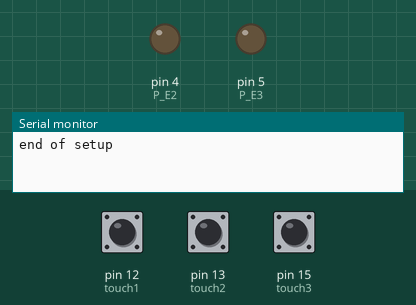
This sketch was run on a simulated Arduino Uno, built with avr-gcc and run on an emulated ATmega328P. On the bench: output pins drawn as LEDs (lit = HIGH), the last lines printed to the serial monitor. The test bench sets the inputs (shaded band); at power-on: pin 13 (touch2) LOW, pin 15 (touch3) LOW, pin 12 (touch1) LOW.

Above: at 6.2 s.
6.3 s: pin 13 (touch2) pulled HIGH for 0.15 s
At 6.9 s:
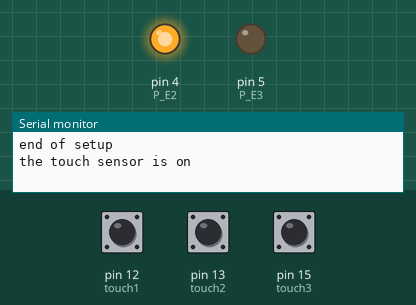
9.4 s: pin 15 (touch3) pulled HIGH for 3.2 s
At 12.3 s:
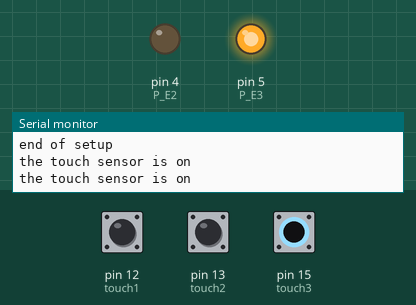
Timing chart, 0 to 18.3 s (numbered marks = the images above; inputs shaded):
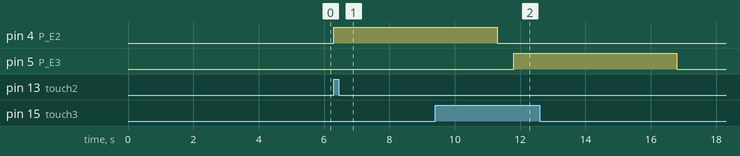

The sketch:

katyani_beproject_main2_voice.ino
```cpp
int P_E1 = 0;
#define touch1  12
int P_E2 = 4;
#define touch2  13
int P_E3 = 5;
#define touch3  15
void setup() {
  Serial.begin(9600);
  // put your setup code here, to run once:
pinMode(P_E1, OUTPUT);
pinMode(touch1,INPUT);
pinMode(P_E2, OUTPUT);
pinMode(touch2,INPUT);
pinMode(P_E3, OUTPUT);
pinMode(touch3,INPUT);

delay(5000);
Serial.println("end of setup");
}

void loop() {
  if(digitalRead(touch1) == 1) {
  Serial.println("the touch sensor is on");
  //Serial.print("start of voice");
  digitalWrite(P_E1,HIGH);
  delay(5000);
  //Serial.println("end of voice");
  digitalWrite(P_E1,LOW);
  delay(500);}
  if(digitalRead(touch2) == 1) {
  Serial.println("the touch sensor is on");
  //Serial.print("start of voice");
  digitalWrite(P_E2,HIGH);
  delay(5000);
  //Serial.println("end of voice");
  digitalWrite(P_E2,LOW);
  delay(500);}
  if(digitalRead(touch3) == 1) {
  Serial.println("the touch sensor is on");
  //Serial.print("start of voice");
  digitalWrite(P_E3,HIGH);
  delay(5000);
  //Serial.println("end of voice");
  digitalWrite(P_E3,LOW);
  delay(500);}

}
```

Measured:
- after the input at 6.3 s, pin 4 (P_E2): LOW → HIGH at once
- after the input at 9.4 s, pin 5 (P_E3): LOW → HIGH after 2.4 s, → LOW 5.0 s later
